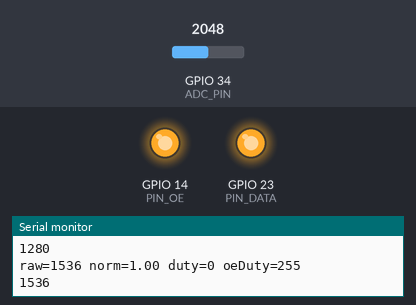
Bench run of a sketch on a simulated ESP32. Shown: output pins drawn as LEDs (lit = HIGH), the last lines printed to the serial monitor. The test bench sets the inputs (shaded band); at power-on: GPIO 34 (ADC_PIN) = 2048. Pins used as bus, display or sensor lines are not drawn.

Above: at 1.2 s.
1.3 s: GPIO 34 (ADC_PIN) set to 491
At 4.0 s:
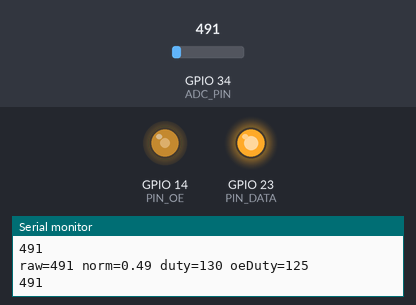
4.3 s: GPIO 34 (ADC_PIN) set to 0
At 6.7 s:
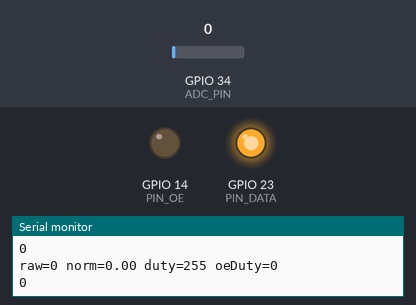
7.3 s: GPIO 34 (ADC_PIN) set to 4095
At 8.2 s:
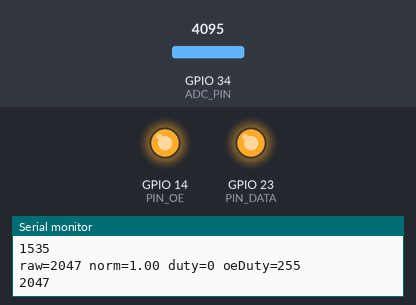
Timing chart, 0 to 10.3 s (numbered marks = the images above; inputs shaded):
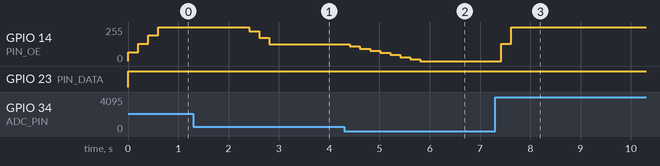

The sketch:

Prototipo_Ilumi.I_0.ino
```cpp
// ESP32 + 74HC595 + LDR -> controle de brilho via OE PWM (active LOW)
#include <Arduino.h>

#define PIN_DATA   23   // SER / DS
#define PIN_CLOCK  18   // SRCLK
#define PIN_LATCH  5    // RCLK
#define PIN_OE     14   // OE (active LOW) -> PWM here

#define ADC_PIN    34   // LDR node -> ADC1_CH6 (GPIO34)

#define NUM_595    1    // quantidade de 74HC595 encadeados

// PWM settings (ESP32 ledc)
const int PWM_CH = 0;
const int PWM_FREQ = 5000;    // 5 kHz, tá bom pra LED
const int PWM_RES = 8;        // 8-bit resolution -> duty 0..255
const int MAX_DUTY = (1<<PWM_RES) - 1; // 255

// smoothing
const int SAMPLES = 8;
int sampleBuf[SAMPLES];
int sampleIdx = 0;

void setup() {
  Serial.begin(115200);
  pinMode(PIN_DATA, OUTPUT);
  pinMode(PIN_CLOCK, OUTPUT);
  pinMode(PIN_LATCH, OUTPUT);
  pinMode(PIN_OE, OUTPUT);
  digitalWrite(PIN_DATA, LOW);
  digitalWrite(PIN_CLOCK, LOW);
  digitalWrite(PIN_LATCH, LOW);
  // setup PWM on OE pin (remember OE is active low)
  ledcSetup(PWM_CH, PWM_FREQ, PWM_RES);
  ledcAttachPin(PIN_OE, PWM_CH);
  // start with outputs enabled (OE low) -> max brightness
  ledcWrite(PWM_CH, 0); // 0 means OE low -> enabled (but we'll invert below properly)
  // zero samples
  for(int i=0;i<SAMPLES;i++) sampleBuf[i]=0;
}

void shiftOutByte(uint8_t data) {
  for (int i = 7; i >= 0; i--) {
    uint8_t bitv = (data >> i) & 1;
    digitalWrite(PIN_DATA, bitv ? HIGH : LOW);
    digitalWrite(PIN_CLOCK, HIGH);
    digitalWrite(PIN_CLOCK, LOW);
  }
}

void shiftOutBytes(uint8_t *dados, int n) {
  digitalWrite(PIN_LATCH, LOW);
  for (int i = 0; i < n; i++) {
    shiftOutByte(dados[i]);
  }
  digitalWrite(PIN_LATCH, HIGH);
  digitalWrite(PIN_LATCH, LOW);
}

int readLDRsmooth() {
  int v = analogRead(ADC_PIN); // 0..4095
  sampleBuf[sampleIdx] = v;
  sampleIdx = (sampleIdx+1) % SAMPLES;
  long sum=0;
  for(int i=0;i<SAMPLES;i++) sum += sampleBuf[i];
  return sum / SAMPLES; // média
}

void loop() {
  // EXEMPLO: pattern simples nos leds (pode substituir)
  static uint8_t data[NUM_595];
  for (int i=0;i<NUM_595;i++) data[i]=0xFF; // por enquanto todos acesos (controlamos brilho via OE)

  shiftOutBytes(data, NUM_595);

  // lê LDR
  int raw = readLDRsmooth(); // 0..4095
  // mapa invertido: raw grande (muita luz) -> duty baixo (LED off)
  // vamos mapear raw [min..max] para duty [MAX_DUTY..0]
  // primeiro calibra min/max:
  const int MIN_RAW = 5;    //medir em ambiente escuro
  const int MAX_RAW = 1000; // ajustar medindo em muita luz; 1000 pode saturar
  int clipped = raw;
  if (clipped < MIN_RAW) clipped = MIN_RAW;
  if (clipped > MAX_RAW) clipped = MAX_RAW;

  // inverte e mapeia
  float norm = float(clipped - MIN_RAW) / float(MAX_RAW - MIN_RAW); // 0..1
  // norm=0 -> escuro ; norm=1 -> muita luz
  int duty = (int)((1.0 - norm) * MAX_DUTY + 0.5); // inverso
  int oeDuty = MAX_DUTY - duty;
  ledcWrite(PWM_CH, oeDuty);

  // debug
  Serial.printf("raw=%d norm=%.2f duty=%d oeDuty=%d\n", raw, norm, duty, oeDuty);
  Serial.println(raw);
  delay(200);

}
```

Measured:
- after the input at 1.3 s, GPIO 14 (PIN_OE): 255/255 → 223/255 after 1.1 s, → 173/255 0.20 s later, → 125/255 0.20 s later
- after the input at 4.3 s, GPIO 14 (PIN_OE): moves from 125/255 to 0/255 over 1.4 s, starting after 0.11 s
- after the input at 7.3 s, GPIO 14 (PIN_OE): 0/255 → 129/255 after 0.12 s, → 255/255 0.20 s later
